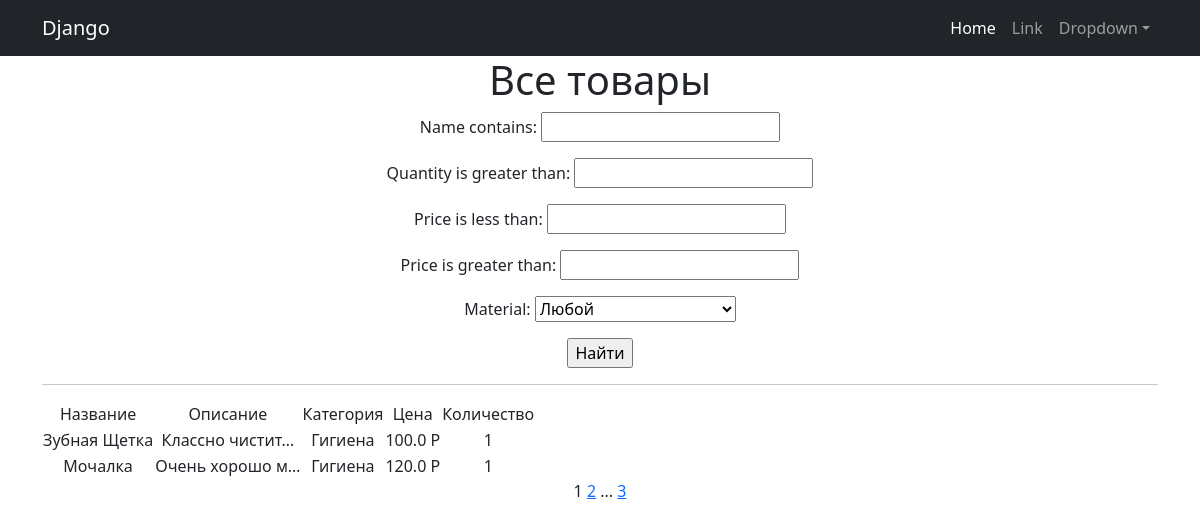
Screenshot of /products/ with the database file from the repository.
### simpleapp/models.py (models this page shows, shortened)
class Product(models.Model):
    name = models.CharField(
        max_length=50,
        unique=True, # названия товаров не должны повторяться
    )
    description = models.TextField()
    category = models.ForeignKey(
        to='Category',
        on_delete=models.CASCADE,
        related_name='products', # все продукты в категории будут доступны через поле products
    )
    price = models.FloatField(
        validators=[MinValueValidator(0.0)],
    )
    quantity = models.IntegerField(
        validators=[MinValueValidator(0)],
    )

class Category(models.Model):
    name = models.CharField(max_length=100, unique=True)

### simpleapp/views.py (the view)
# urls.py: path('', ProductsList.as_view()),
class ProductsList(ListView):
    model = Product
    ordering = 'name'
    template_name = 'products.html'
    context_object_name = 'products'
    paginate_by = 2  # вот так мы можем указать количество записей на странице
    def get_queryset(self):
        queryset = super().get_queryset()
        self.filterset = ProductFilter(self.request.GET, queryset)
        return self.filterset.qs
    def get_context_data(self, **kwargs):
        context = super().get_context_data(**kwargs)
        context['time_now'] = datetime.utcnow()
        context['next_sale'] = "Распродажа в среду!"
        context['filterset'] = self.filterset
        return context

### simpleapp/models.py (called while the page is built)
    def __str__(self):
        return self.name

### simpleapp/templatetags/custom_filters.py (called while the page is built)
@register.filter()
def currency(value, code='rub'):
   postfix = CURRENCIES_SYMBOLS[code]
   return f'{value} {postfix}'

### simpleapp/templatetags/custom_tags.py (called while the page is built)
@register.simple_tag(takes_context=True)
def url_replace(context, **kwargs):
   d = context['request'].GET.copy()
   for k, v in kwargs.items():
       d[k] = v
   return d.urlencode()

### templates/products.html (shortened to what this page needs)
{% extends 'flatpages/default.html' %}
{% load custom_filters %}
{% load custom_tags %}
{% block content %}
   <h1>Все товары</h1>
   <form action="" method="get">
       {{ filterset.form.as_p }}
       <input type="submit" value="Найти" />
   </form>
   <hr>
   {% if products %}
       <table>
           <tr>
               <td>Название</td>
               <td>Описание</td>
               <td>Категория</td>
               <td>Цена</td>
               <td>Количество</td>
           </tr>
           {% for product in products %}
           <tr>
               <td>{{ product.name }}</td>
               <td>{{ product.description|truncatechars:15 }}</td>
               <td>{{ product.category.name }}</td>
               <td>{{ product.price|currency }}</td>
               <td>{{ product.quantity }}</td>
           </tr>
           {% endfor %}
       </table>
   {% else %}
       <h2>Товаров нет!</h2>
   {% endif %}
   {{ page_obj.number }}
   {% if page_obj.has_next %}
       <a href="?{% url_replace page=page_obj.next_page_number %}">{{ page_obj.next_page_number }}</a>
       {% if paginator.num_pages != page_obj.next_page_number %}
           ...
           <a href="?{% url_replace page=page_obj.paginator.num_pages %}">{{ page_obj.paginator.num_pages }}</a>
       {% endif %}
   {% endif %}
{% endblock content %}

### templates/flatpages/default.html (shortened to what this page needs)
<!DOCTYPE html>
<html lang="en">
    <head>
         {% load static %}
        <link href="{% static 'css/styles.css' %}" rel="stylesheet" />
    </head>
    <body>
        <nav class="navbar navbar-expand-lg navbar-dark bg-dark">
            <div class="container">
                <a class="navbar-brand" href="#">Django</a>
                <div class="collapse navbar-collapse" id="navbarSupportedContent">
                    <ul class="navbar-nav ms-auto mb-2 mb-lg-0">
                        <li class="nav-item"><a class="nav-link active" aria-current="page" href="#">Home</a></li>
                        <li class="nav-item"><a class="nav-link" href="#">Link</a></li>
                        <li class="nav-item dropdown">
                            <a class="nav-link dropdown-toggle" id="navbarDropdown" href="#" role="button" data-bs-toggle="dropdown" aria-expanded="false">Dropdown</a>
                        </li>
                    </ul>
                </div>
            </div>
        </nav>
        <div class="container">
   <div class="row">
       <div class="col-lg-12 text-center">
           {% block content %}{% endblock content %}
       </div>
   </div>
</div>
    </body>
</html>

### rows the page displays
Product: name "Зубная Щетка", description "Классно чистит…", category.name "Гигиена", price "100.0 Р", quantity "1"
Product: name "Мочалка", description "Очень хорошо м…", category.name "Гигиена", price "120.0 Р", quantity "1"

### other values shown
{{ page_obj.number }} "1"
{{ page_obj.next_page_number }} "2"
{{ page_obj.paginator.num_pages }} "3"
